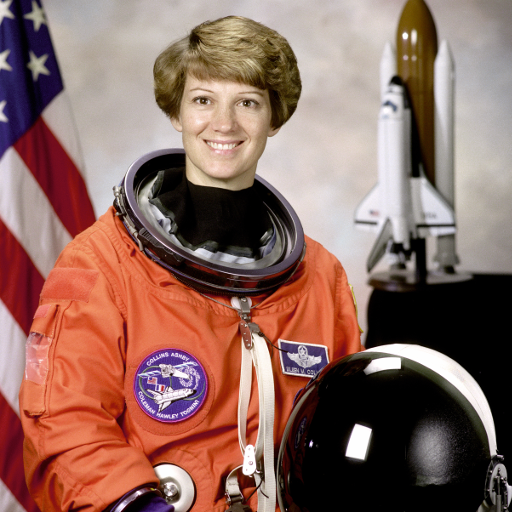
#> input picture skimage.data.astronaut(), 512 x 512 px
$ jupyter execute --allow-errors expertiments-curved-grid.ipynb   (shell and % lines are left out)   (older library calls are emulated)
#> lines starting #> are read from the running program, lines starting #| are printed output that depends on the picture
### util.py
import numpy as np
import matplotlib.pyplot as plt

from scipy.signal import convolve2d, fftconvolve
from scipy.ndimage import filters
from scipy.optimize import OptimizeResult
from numpy.fft import fftn, ifftn
from itertools import chain
from skimage.draw import line_aa
from skimage.measure import compare_psnr
from math import sin, cos, pi, factorial

from PIL import Image

from richardson_lucy import richardson_lucy_matlab

def zero_pad(image, shape, position='corner'):
    """
    Extends image to a certain size with zeros
    Parameters
    ----------
    image: real 2d `numpy.ndarray`
        Input image
    shape: tuple of int
        Desired output shape of the image
    position : str, optional
        The position of the input image in the output one:
            * 'corner'
                top-left corner (default)
            * 'center'
                centered
    Returns
    -------
    padded_img: real `numpy.ndarray`
        The zero-padded image
    """
    shape = np.asarray(shape, dtype=int)
    imshape = np.asarray(image.shape, dtype=int)

    if np.alltrue(imshape == shape):
        return image

    if np.any(shape <= 0):
        raise ValueError("ZERO_PAD: null or negative shape given")

    dshape = shape - imshape
    if np.any(dshape < 0):
        raise ValueError("ZERO_PAD: target size smaller than source one")

    pad_img = np.zeros(shape, dtype=image.dtype)

    idx, idy = np.indices(imshape)

    if position == 'center':
        if np.any(dshape % 2 != 0):
            raise ValueError("ZERO_PAD: source and target shapes "
                             "have different parity.")
        offx, offy = dshape // 2
    else:
        offx, offy = (0, 0)

    pad_img[idx + offx, idy + offy] = image

    return pad_img

def psf2otf(psf, shape):
    """
    Convert point-spread function to optical transfer function.
    Compute the Fast Fourier Transform (FFT) of the point-spread
    function (PSF) array and creates the optical transfer function (OTF)
    array that is not influenced by the PSF off-centering.
    By default, the OTF array is the same size as the PSF array.
    To ensure that the OTF is not altered due to PSF off-centering, PSF2OTF
    post-pads the PSF array (down or to the right) with zeros to match
    dimensions specified in OUTSIZE, then circularly shifts the values of
    the PSF array up (or to the left) until the central pixel reaches (1,1)
    position.
    Parameters
    ----------
    psf : `numpy.ndarray`
        PSF array
    shape : int
        Output shape of the OTF array
    Returns
    -------
    otf : `numpy.ndarray`
        OTF array
    Notes
    -----
    Adapted from MATLAB psf2otf function
    """
    if np.all(psf == 0):
        return np.zeros_like(psf)

    inshape = psf.shape
    # Pad the PSF to outsize
    psf = zero_pad(psf, shape, position='corner')

    # Circularly shift OTF so that the 'center' of the PSF is
    # [0,0] element of the array
    for axis, axis_size in enumerate(inshape):
        psf = np.roll(psf, -int(axis_size / 2), axis=axis)

    # Compute the OTF
    otf = np.fft.fft2(psf)

    # Estimate the rough number of operations involved in the FFT
    # and discard the PSF imaginary part if within roundoff error
    # roundoff error  = machine epsilon = sys.float_info.epsilon
    # or np.finfo().eps
    n_ops = np.sum(psf.size * np.log2(psf.shape))
    otf = np.real_if_close(otf, tol=n_ops)

    return otf


def edgetaper(I, psf):
    """
    J = EDGETAPER(I,PSF) blurs the edges of image I using the point-spread
    function, PSF. The output image J is the weighted sum of the original
    image I and its blurred version. The weighting array, determined by the
    autocorrelation function of PSF, makes J equal to I in its central
    region, and equal to the blurred version of I near the edges.

    The EDGETAPER function reduces the ringing effect in image deblurring
    methods that use the discrete Fourier transform, such as DECONWNR,
    DECONVREG, and DECONVLUCY.

    Note that the size of the PSF cannot exceed half of the image size in any
    dimension.
    """
    # [I, PSF, sizeI, classI, sizePSF, numNSdim] = parse_inputs(varargin{:});
    if np.all(psf >= 0):
        psf /= psf.sum()
    # PSF size cannot be larger than sizeI/2 because windowing is performed
    # with PSF autocorrelation function
    if np.any(np.array(I.shape) <= np.array(psf.shape) * 2):
        raise ValueError(psf)

    numDim = len(psf.shape)
    beta = [0] * numDim
    for n in range(numDim):
        PSFproj = np.sum(psf, axis=n)
        z = np.real(ifftn(np.abs(fftn(PSFproj, (I.shape[n] - 1,)))**2))
        z = z/np.max(z)
        beta[n] = np.append(z, z[0])

    if numDim == 1:
        alpha = 1 - beta[0]
    else: # n == 2:
        alpha = np.matmul((1-beta[0]).reshape((I.shape[0], 1)), (1 - beta[1]).reshape(1, I.shape[1]))
    # n > 2 - not implemented
    otf = psf2otf(psf, I.shape);
    blurred = np.real(ifftn(fftn(I)*otf))
    #blurred = convolve2d(I, psf, 'same', 'wrap')#, 'symm')
    J = alpha * I + (1-alpha)*blurred

    return np.clip(J, np.min(I), np.max(I))

def show_results(original, noisy, result, titles=['Original Data', 'Blurred data', 'Restoration using\nRichardson-Lucy'], savefig=None):
    # Show results
    fig, ax = plt.subplots(nrows=1, ncols=3, figsize=(12, 10))
    plt.gray()

    for a in (ax[0], ax[1], ax[2]):
           a.axis('off')

    ax[0].imshow(original)
    ax[0].set_title(titles[0])

    ax[1].imshow(noisy)
    ax[1].set_title(titles[1])

    ax[2].imshow(result)#, vmin=noisy.min(), vmax=noisy.max())
    ax[2].set_title(titles[2])


    fig.subplots_adjust(wspace=0.02, hspace=0.2,
                        top=0.9, bottom=0.05, left=0, right=1)
    if savefig is not None:
        plt.savefig(savefig)
    plt.show()

def gkern2(kernlen=21, nsig=3):
    """Returns a 2D Gaussian kernel array."""

    # create nxn zeros
    inp = np.zeros((kernlen, kernlen))
    # set element at the middle to one, a dirac delta
    inp[kernlen//2, kernlen//2] = 1
    # gaussian-smooth the dirac, resulting in a gaussian filter mask
    return filters.gaussian_filter(inp, nsig)

# [44 lines left out: functions plot_corr, motion_blur_psf, motion_blur_psf_my, not called in this run]

def find_noise(image):
    N, M = image.shape
    F = fftn(image)
    part = .02
    area = F[int(N/2-N*part):int(N/2+N*part), int(M/2-M*part):int(M/2+M*part)]
    np.std
    np.var
    msv = np.sqrt(np.mean(np.abs(area) ** 2) / (N*M))
    I_res = ifftn(F-msv)
    NSR = msv**2 / np.var(I_res)
    return (msv, NSR)

def binomial(i, n):
    """Binomial coefficient"""
    return factorial(n) / float(
        factorial(i) * factorial(n - i))


def bernstein(t, i, n):
    """Bernstein polynom"""
    return binomial(i, n) * (t ** i) * ((1 - t) ** (n - i))


def bezier(t, points):
    """Calculate coordinate of a point in the bezier curve"""
    n = len(points) - 1
    x = y = 0
    for i, pos in enumerate(points):
        bern = bernstein(t, i, n)
        x += pos[0] * bern
        y += pos[1] * bern
    return int(x), int(y)


def bezier_curve_range(n, points):
    """Range of points in a curve bezier"""
    for i in range(n):
        t = i / float(n - 1)
        yield bezier(t, points)
"""
def bezier_psf(points, n=100):
    #print(points)
    curve = bezier_curve_range(n, points)
    r, c = zip(*[p for p in curve])
    psf = np.zeros((int(np.ceil(np.max(r)+1)), int(np.ceil(np.max(c)+1))))
    for rr, cc in zip(r,c):
        psf[rr, cc] += 1
    psf /= psf.sum()
    return psf
"""

def bezier_psf_aa(points, n=100):
    #print(points)
    curve = bezier_curve_range(n, points)
    X, Y = zip(*[p for p in curve])
    Y -= np.min(Y)
    X -= np.min(X)
    psf = np.zeros((int(np.ceil(np.max(Y)+2)), int(np.ceil(np.max(X)+2))))

    triangle_fun = lambda x: np.maximum(0, (1 - np.abs(x)))
    triangle_fun_prod = lambda x, y: np.multiply(triangle_fun(x), triangle_fun(y))
    triangle_fun_curve = lambda x, X: np.array([max(np.maximum(0, 1-np.abs(X-xx))) for xx in x])
    triangle_fun_curve2 = lambda x, y, X, Y: np.sqrt(triangle_fun_curve(x, X)**2  + triangle_fun_curve(y, Y)**2)

    x1 = np.floor(X).astype(np.int)
    x2 = x1+1
    y1 = np.floor(Y).astype(np.int)
    y2 = y1+1

    psf[y1, x1] += triangle_fun_curve2(X, Y, x1, y1)
    psf[y2, x1] += triangle_fun_curve2(X, Y, x1, y2)
    psf[y1, x2] += triangle_fun_curve2(X, Y, x2, y1)
    psf[y2, x2] += triangle_fun_curve2(X, Y, x2, y2)
    return psf/psf.sum()

def bezier_psf2(points, n=100):
    x = np.concatenate(([0], points[::2]))
    y = np.concatenate(([0], points[1::2]))
    xy = list(zip(x, y))
    return bezier_psf_aa(xy, n=n)

def compare_psnr_crop(im_true, im_test, crop_area=100, **kwargs):
    if crop_area is None:
        return compare_psnr(im_true, im_test, **kwargs)
    elif isinstance(crop_area, int):
        return compare_psnr(im_true[crop_area:-crop_area, crop_area:-crop_area],
                            im_test[crop_area:-crop_area, crop_area:-crop_area], **kwargs)
    else:
        return compare_psnr(im_true[crop_area[0]:crop_area[1], crop_area[2]:crop_area[3]],
                            im_test[crop_area[0]:crop_area[1], crop_area[2]:crop_area[3]], **kwargs)

# [64 lines left out: function minimize_grad, not called in this run]

def vec_len(x):
    return np.sqrt(np.sum(x**2))

# [19 lines left out: functions second_point, funcToMinimizeCurved, not called in this run]

def funcToMinimizeCurved2(xy1, xy2, I_blurred, crop=100, *args, **kwargs):
    xy = np.concatenate((np.array(xy1), np.array(xy2)))
    return funcToMinimizeCurved(xy=xy, I_blurred=I_blurred, crop=crop, *args, **kwargs)

def funcToMinimizeCurved3(xy2, xy1, I_blurred, crop=100, *args, **kwargs):
    xy = np.concatenate((np.array(xy1), np.array(xy2)))
    return funcToMinimizeCurved(xy=xy, I_blurred=I_blurred, crop=crop, *args, **kwargs)

def funcToMinimizeCurvedNormal(dist, xy2, I_blurred, crop=100, *args, **kwargs):
    xy = second_point(xy2, dist)
    return funcToMinimizeCurved2(xy1=xy, xy2=xy2, I_blurred=I_blurred, crop=crop, *args, **kwargs)

def npArrayToPng(a, fname):
    #Rescale to 0-255 and convert to uint8
    rescaled = (255.0 / (a.max()-a.min()) * (a - a.min())).astype(np.uint8)
    Image.fromarray(rescaled).save(fname)

# [14 lines left out: function show_and_save_image, not called in this run]

### richardson_lucy.py
import numpy as np
from scipy.signal import fftconvolve, convolve2d
from numpy.fft import fftn, ifftn
from scipy.stats.stats import pearsonr

def row_correlation(image):
    return pearsonr(image[1:,:].ravel(), image[:-1,:].ravel())[0]

def col_correlation(image):
    return pearsonr(image[:,1:].ravel(), image[:,:-1].ravel())[0]


def zero_pad(image, shape, position='corner'):
    """
    Extends image to a certain size with zeros
    Parameters
    ----------
    image: real 2d `numpy.ndarray`
        Input image
    shape: tuple of int
        Desired output shape of the image
    position : str, optional
        The position of the input image in the output one:
            * 'corner'
                top-left corner (default)
            * 'center'
                centered
    Returns
    -------
    padded_img: real `numpy.ndarray`
        The zero-padded image
    """
    shape = np.asarray(shape, dtype=int)
    imshape = np.asarray(image.shape, dtype=int)

    if np.alltrue(imshape == shape):
        return image

    if np.any(shape <= 0):
        raise ValueError("ZERO_PAD: null or negative shape given")

    dshape = shape - imshape
    if np.any(dshape < 0):
        raise ValueError("ZERO_PAD: target size smaller than source one")

    pad_img = np.zeros(shape, dtype=image.dtype)

    idx, idy = np.indices(imshape)

    if position == 'center':
        if np.any(dshape % 2 != 0):
            raise ValueError("ZERO_PAD: source and target shapes "
                             "have different parity.")
        offx, offy = dshape // 2
    else:
        offx, offy = (0, 0)

    pad_img[idx + offx, idy + offy] = image

    return pad_img

def psf2otf(psf, shape):
    """
    Convert point-spread function to optical transfer function.
    Compute the Fast Fourier Transform (FFT) of the point-spread
    function (PSF) array and creates the optical transfer function (OTF)
    array that is not influenced by the PSF off-centering.
    By default, the OTF array is the same size as the PSF array.
    To ensure that the OTF is not altered due to PSF off-centering, PSF2OTF
    post-pads the PSF array (down or to the right) with zeros to match
    dimensions specified in OUTSIZE, then circularly shifts the values of
    the PSF array up (or to the left) until the central pixel reaches (1,1)
    position.
    Parameters
    ----------
    psf : `numpy.ndarray`
        PSF array
    shape : int
        Output shape of the OTF array
    Returns
    -------
    otf : `numpy.ndarray`
        OTF array
    Notes
    -----
    Adapted from MATLAB psf2otf function
    """
    if np.all(psf == 0):
        return np.zeros_like(psf)

    inshape = psf.shape
    # Pad the PSF to outsize
    psf = zero_pad(psf, shape, position='corner')

    # Circularly shift OTF so that the 'center' of the PSF is
    # [0,0] element of the array
    for axis, axis_size in enumerate(inshape):
        psf = np.roll(psf, -int(axis_size / 2), axis=axis)

    # Compute the OTF
    otf = np.fft.fft2(psf)

    # Estimate the rough number of operations involved in the FFT
    # and discard the PSF imaginary part if within roundoff error
    # roundoff error  = machine epsilon = sys.float_info.epsilon
    # or np.finfo().eps
    n_ops = np.sum(psf.size * np.log2(psf.shape))
    otf = np.real_if_close(otf, tol=n_ops)

    return otf

def corelucy(Y, H, dampar22, wI, readout, eps):
    """
    CORELUCY Accelerated Damped Lucy-Richarson Operator.
    Calculates function that when used with the scaled projected array
    produces the next iteration array that maximizes the likelihood that
    the entire suite satisfies the Poisson statistics.
    """
    reBlurred = np.real(ifftn(H *fftn(Y)))

    # 2. An Estimate for the next step
    reBlurred += readout;
    reBlurred[reBlurred <= 0] = eps;
    #reBlurred[reBlurred < eps] = eps;
    AnEstim = wI / reBlurred + eps;

    # 3. Damping if needed
    if dampar22 == 0: # No Damping
        ImRatio = AnEstim
    else: # Damping of the image relative to dampar22 = (N*sigma)^2
        gm = 10;
        g = (wI * np.log(AnEstim)+ reBlurred - wI) / dampar22;
        g = np.minimum(g,1);
        G = (g**(gm-1))*(gm-(gm-1)*g);
        ImRatio = 1 + G * (AnEstim - 1);
    return fftn(ImRatio)

def richardson_lucy_matlab(image, psf, iterations=50, dampar=0, weight=None, readout=0,
                           eps=2.22e-16, clip=True):
    """ Richardson-Lucy deconvolution.

    Parameters
    ----------
    image : ndarray
       Input degraded image (can be N dimensional).
    psf : ndarray
       The point spread function.
    iterations : int
       Number of iterations. This parameter plays the role of
       regularisation.
    """
    H = psf2otf(psf, image.shape)
    prev_image = image.copy()
    prev_prev_image = 0
    internal = np.zeros((image.size,2))
    internal[:,1] = 0

    if weight is None:
        weight = np.ones(image.shape)

    wI = np.maximum(weight * (readout + image), 0)
    scale = np.real(ifftn(np.conj(H)*fftn(weight))) + np.sqrt(eps)
    del weight

    dampar22 = np.square(dampar)/2

    # 3 L_R Iterations
    lambd = 2 * np.any(internal != 0)
    correlation_X = [col_correlation(image)]
    correlation_Y = [row_correlation(image)]
    for k in range(lambd+1, lambd+1 + iterations):
        # 3.a Make an image predictions for the next iteration
        if k > 2:
            lambd = (internal[:,0].T.dot(internal[:,1])) / (internal[:,1].T.dot(internal[:,1]) + eps)
            lambd = np.maximum(np.minimum(lambd, 1), 0) # stability enforcement saturation
        Y = np.maximum(prev_image + lambd*(prev_image - prev_prev_image), 0) # plus positivity constraint

        # 3.b Make core for the LR estimation
        CC = corelucy(Y, H, dampar22, wI, readout, eps)

        # 3.c Determine next iteration image and apply poitivity constraint
        prev_prev_image = prev_image
        prev_image = np.maximum(Y * np.real(ifftn(np.conj(H) * CC)) / scale, 0)#np.conj(psf)
        del CC
        if clip:
            prev_image[prev_image > 1] = 1
            #prev_image[prev_image < eps] = eps
        correlation_X.append(col_correlation(prev_image))
        correlation_Y.append(row_correlation(prev_image))
        internal[:,1] = internal[:,0]
        internal[:,0] = (prev_image-Y).ravel()
    del wI, scale, Y
    return {'image': prev_image,
            'correlationX': np.array(correlation_X)/(image.size-1),
            'correlationY': np.array(correlation_Y)/(image.size-1)}

### expertiments-curved-grid.ipynb
# Оценка линейного искажающего оператора в задаче восстановления изображений
Время работы: очень долго(больше часа)

[cell 1]
import numpy as np
from skimage import color, data, restoration, img_as_float, io
# import matplotlib.pyplot as plt
from scipy.signal import convolve2d as conv2
from skimage.measure import compare_psnr
from functools import partial
from scipy.optimize import minimize
from mpl_toolkits.mplot3d import Axes3D
import matplotlib.pyplot as plt
from matplotlib import cm
from matplotlib.ticker import LinearLocator, FormatStrFormatter
from tqdm import tqdm_notebook
import pickle
import os.path

from util import *
from richardson_lucy import *
plt.gray()

[cell 2]
prefix="pic/cgrid"

[cell 3]
astro = color.rgb2gray(data.astronaut())
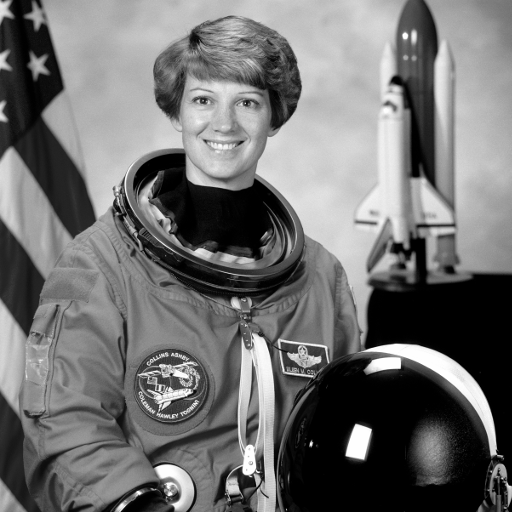
#> astro: shape (512, 512) float64; min 0, max 1, mean 0.442
liftingbody = img_as_float(io.imread('liftingbody.png'))
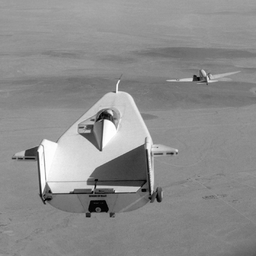
#> input picture liftingbody.png, 256 x 256 px, shrunk from 512 x 512 before the run

[cell 4]
iterations=20

## Оценка криволинейного оператора смаза, представленного кривой Безье

[cell 5]
sz = 21
deg = 5
points_real = [(deg-1)*sz//deg-1, sz//deg, sz-1, sz-1]
print(points_real)
psf_bezier = bezier_psf2(points_real, 100)
plt.imshow(psf_bezier)
plt.title(np.concatenate(([0,0], points_real)))
plt.plot(0, 0, 'ro')
plt.plot(points_real[0], points_real[1], 'ro')
plt.plot(points_real[2], points_real[3], 'ro')
plt.savefig("{0}-curved-psf.png".format(prefix))
plt.show()

[cell 6]
lifting_bezier_blurred = convolve2d(liftingbody, psf_bezier, 'same')
lifting_bezier_blurred = edgetaper(lifting_bezier_blurred, gkern2(41,7))
#> in edgetaper, `psf /= psf.sum()`:
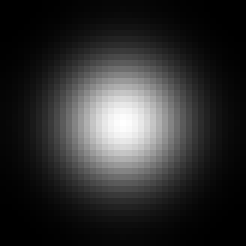
#> psf: shape (41, 41) float64 (shown 6 times larger); min 2.54e-06, max 0.00325, mean 0.000595; drawn with min black and max white
#> after the loop in edgetaper, `for n in range(numDim):`: beta = 2 items
#> in edgetaper, `alpha = np.matmul((1-beta[0]).reshape((I.shape[0], 1)), (1 - beta[1])...`:
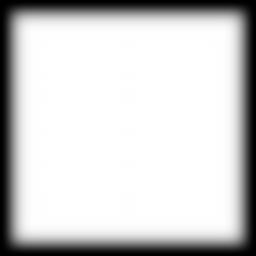
#> alpha: shape (256, 256) float64; min 0, max 1, mean 0.809
#> in zero_pad, `pad_img[idx + offx, idy + offy] = image`:
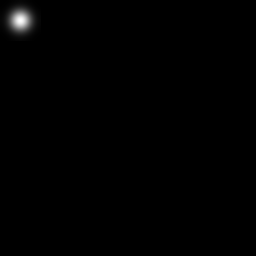
#> pad_img: shape (256, 256) float64; min 0, max 0.00325, mean 1.53e-05; drawn with min black and max white

[cell 7]
lifting_restored = restoration.richardson_lucy(lifting_bezier_blurred, psf_bezier, iterations=iterations)
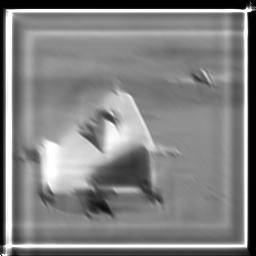
#> lifting_restored: shape (256, 256) float64; min -4.58e-140, max 1, mean 0.512; drawn with min black and max white
psnr_py = compare_psnr_crop(liftingbody, lifting_restored)
#> psnr_py = 20.23

deconv_bezier = richardson_lucy_matlab(lifting_bezier_blurred, psf_bezier, iterations=iterations, clip=True, dampar=0.004)
#> in richardson_lucy_matlab, `correlation_X = [col_correlation(image)]`: correlation_X = [0.996]
#> the loop in richardson_lucy_matlab, `for k in range(lambd+1, lambd+1 + iterations):` made 20 passes
#> pass 1, in corelucy, `AnEstim = wI / reBlurred + eps;`:
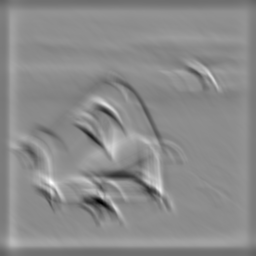
#> AnEstim: shape (256, 256) float64; min 0.442, max 1.46, mean 0.998; drawn with min black and max white
#> pass 1, in corelucy, `g = np.minimum(g,1);`:
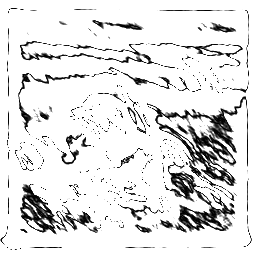
#> g: shape (256, 256) float64; min 2.08e-11, max 1, mean 0.89
#> after the loop in richardson_lucy_matlab, `for k in range(lambd+1, lambd+1 + iterations):`:
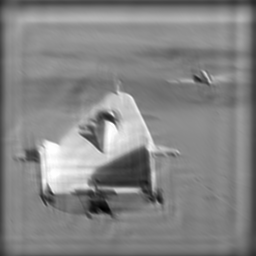
#> Y: shape (256, 256) float64; min 0.0178, max 1, mean 0.531; drawn with min black and max white
#> after the loop in richardson_lucy_matlab, `for k in range(lambd+1, lambd+1 + iterations):`: correlation_X = [0.996, 0.996, 0.996, 0.996, 0.995, 0.994, 0.993, 0.992, 0.992, 0.991, 0.99, 0.99, 0.989, 0.989, 0.988, 0.987, 0.987, 0.987, 0.986, 0.986, 0.985]; correlation_Y = [0.996, 0.996, 0.996, 0.995, 0.994, 0.993, 0.992, 0.991, 0.991, 0.99, 0.989, 0.988, 0.988, 0.987, 0.987, 0.986, 0.986, 0.986, 0.985, 0.985, 0.985]; internal = 65536 pairs, first value -0.00242 to 0.00191, second value -0.00551 to 0.00196
#> deconv_bezier = 3 items
psnr_my = compare_psnr_crop(liftingbody, deconv_bezier['image'])
#> psnr_my = 21.15

[cell 8]
show_results(lifting_bezier_blurred, lifting_restored, deconv_bezier['image'],
            titles=['Blurred image', 'Restored with python LR\nPSNR={0}'.format(psnr_py), 'Restored with my LR\nPSNR={0}'.format(psnr_my)])

### Кепстр

[cell 9]
s_n, S_find = find_noise(lifting_bezier_blurred)
#> in find_noise, `msv = np.sqrt(np.mean(np.abs(area) ** 2) / (N*M))`: msv = 1.11e-05
#> in find_noise, `NSR = msv**2 / np.var(I_res)`: NSR = 1.18e-08
#> s_n = 1.11e-05; S_find = 1.18e-08
print(s_n, S_find)
#| 1.1097074288173617e-05 1.1836188935355723e-08

[cell 10]
#N,M = lifting_bezier_blurred.shape
# ( ifft2 (100* log (1+ abs ( fft2 ( I ) ) ) ) ) ;
K = np.real(np.fft.ifftn(100*np.log(1+np.abs(np.fft.fftn(lifting_bezier_blurred)))))
#K_shift = K
K_shift = np.fft.fftshift(K)

[cell 11]
r,c = np.unravel_index(np.argmin(K_shift, axis=None), K_shift.shape)
#> r = 107; c = 107
nn = np.argmin(np.real(K_shift))
#> nn = 27499
n, m, = K_shift.shape
x2 = np.array([c - n//2, r - m//2])
#> x2 = [-21, -21]
if x2[0]<0:
    x2 = -x2
#> x2 = [21, 21]
x1 = x2/2
#> x1 = [10.5, 10.5]
print(x2)
#| [21 21]

[cell 12]
plt.figure(figsize=(10,10))
plt.imshow(np.clip(np.real(K_shift),-1,1))#, vmin=noisy.min(), vmax=noisy.max())
plt.plot(n//2 + x2[0], m//2 + x2[1], 'ro')
plt.title('Кепстр изображения с выделенным минмиумом')
plt.savefig('{0}-kepstr.png'.format(prefix))
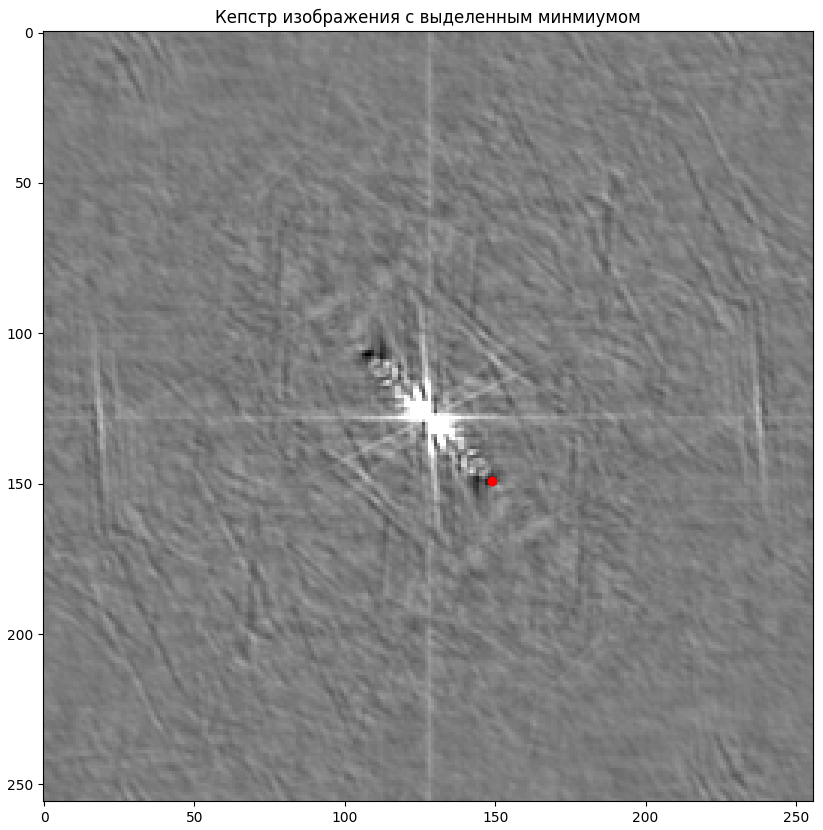
#> figure drawn by matplotlib, 1 panel
plt.show()

[cell 13]
x0 = np.concatenate((x1, x2))
#> x0 = [10.5, 10.5, 21, 21]
#> (the rest of the program and of its run is left out)
